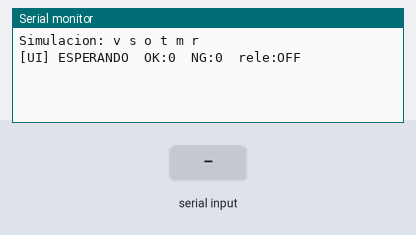
A sketch run on a simulated ESP32. Shown: the last lines printed to the serial monitor. The test bench sets the inputs (shaded band).

Above: at 1.2 s.
1.3 s: "s" received over Serial
At 1.8 s:
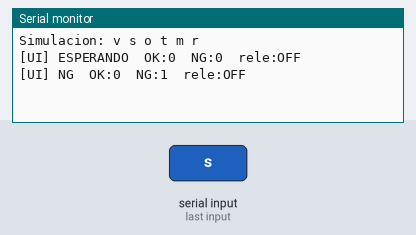
3.0 s: "r" received over Serial
At 4.1 s:
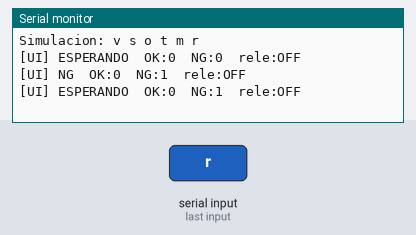

The sketch:

inspeccion_p4_unico.ino
```cpp
// VERSIÓN DE UN SOLO ARCHIVO: pegar completo en Arduino IDE. No necesita InspectionFSM.h/.cpp.

// ===================== MÁQUINA DE ESTADOS =====================
// Lógica del ciclo de inspección (sin dependencias de Arduino ni de ESP-IDF).
// Se puede compilar y probar en una PC. Ver docs/05-guia-programacion.md.
#include <stdint.h>

enum class Clase : uint8_t { NINGUNA = 0, VACIO, SIN_SOLD, SOLD_OK, TAPA_OK, TAPA_MAL };

enum class Estado : uint8_t {
  ESPERANDO,     // nido libre o esperando pieza; relé OFF (bloqueado)
  REVISANDO,     // evaluando soldadura
  DESBLOQUEADO,  // relé ON, pieza aún bajo la cámara
  EN_PRENSA,     // pieza retirada hacia la prensa
  VERIFICANDO,   // pieza regresó; evaluando tapa
  OK,            // ciclo correcto, espera retirar la pieza
  NG             // rechazo, bloqueado, espera reinicio de supervisor
};

enum class MotivoNG : uint8_t {
  NINGUNO = 0, SIN_SOLDADURA, TAPA_MAL, NO_REGRESO, PIEZA_INESPERADA, SOLDADURA_CAMBIO
};

struct Config {
  float    umbralConf   = 0.85f;   // confianza mínima para aceptar una clase
  uint8_t  nFrames      = 3;       // cuadros consecutivos iguales para dar por estable
  uint32_t tDesbloqMs   = 20000;   // tiempo máximo con el relé ON (a calibrar)
  uint32_t tRetornoMs   = 60000;   // plazo para que la pieza regrese (desde el desbloqueo)
};

class InspectionFSM {
 public:
  explicit InspectionFSM(const Config& c = Config()) : cfg_(c) {}

  // Llamar una vez por cuadro clasificado. now_ms: reloj en milisegundos.
  void update(uint32_t now_ms, Clase clase, float confianza);
  // Llamar periódicamente aunque no haya cuadro nuevo (vence tiempos).
  void tick(uint32_t now_ms);
  // Reinicio de supervisor tras un NG.
  void reinicioSupervisor();

  Estado   estado()  const { return estado_; }
  MotivoNG motivo()  const { return motivo_; }
  bool     relayOn() const { return relay_; }   // true = desbloqueado
  uint32_t contadorOK() const { return ok_; }
  uint32_t contadorNG() const { return ng_; }
  bool     exigeRetirarPieza() const { return needClear_; }

 private:
  Clase estable(Clase clase, float conf);   // devuelve NINGUNA si aún no es estable
  void  irNG(MotivoNG m);
  void  bloquear() { relay_ = false; }
  void  procesar(uint32_t now, Clase est);
  void  vencimientos(uint32_t now);

  Config   cfg_;
  Estado   estado_ = Estado::ESPERANDO;
  MotivoNG motivo_ = MotivoNG::NINGUNO;
  bool     relay_ = false;
  bool     needClear_ = false;   // hay que ver VACIO antes de aceptar otra pieza
  uint32_t t0_ = 0;              // instante del desbloqueo
  uint32_t ok_ = 0, ng_ = 0;
  Clase    cand_ = Clase::NINGUNA;
  uint8_t  candN_ = 0;
};


Clase InspectionFSM::estable(Clase clase, float conf) {
  if (clase == Clase::NINGUNA || conf < cfg_.umbralConf) {   // cuadro dudoso: reinicia la cuenta
    cand_ = Clase::NINGUNA; candN_ = 0; return Clase::NINGUNA;
  }
  if (clase == cand_) { if (candN_ < 255) candN_++; }
  else { cand_ = clase; candN_ = 1; }
  return (candN_ >= cfg_.nFrames) ? cand_ : Clase::NINGUNA;
}

void InspectionFSM::irNG(MotivoNG m) {
  bloquear();
  estado_ = Estado::NG;
  motivo_ = m;
  ng_++;
}

void InspectionFSM::vencimientos(uint32_t now) {
  uint32_t dt = now - t0_;   // seguro ante desborde de uint32
  if (estado_ == Estado::DESBLOQUEADO) {
    if (dt > cfg_.tDesbloqMs) { bloquear(); needClear_ = true; estado_ = Estado::ESPERANDO; }
  } else if (estado_ == Estado::EN_PRENSA) {
    if (dt > cfg_.tDesbloqMs) bloquear();                 // se vuelve a bloquear
    if (dt > cfg_.tRetornoMs) irNG(MotivoNG::NO_REGRESO); // la pieza no regresó
  }
}

void InspectionFSM::procesar(uint32_t now, Clase est) {
  switch (estado_) {
    case Estado::ESPERANDO:
      if (est == Clase::VACIO) { needClear_ = false; break; }
      if (est != Clase::NINGUNA && !needClear_) { estado_ = Estado::REVISANDO; procesar(now, est); }
      break;
    case Estado::REVISANDO:
      if (est == Clase::SOLD_OK) { relay_ = true; t0_ = now; estado_ = Estado::DESBLOQUEADO; }
      else if (est == Clase::SIN_SOLD) irNG(MotivoNG::SIN_SOLDADURA);
      else if (est == Clase::TAPA_OK || est == Clase::TAPA_MAL) irNG(MotivoNG::PIEZA_INESPERADA);
      else if (est == Clase::VACIO) estado_ = Estado::ESPERANDO;
      break;
    case Estado::DESBLOQUEADO:
      if (est == Clase::VACIO) estado_ = Estado::EN_PRENSA;           // la pieza se llevó a la prensa
      else if (est == Clase::SIN_SOLD) irNG(MotivoNG::SOLDADURA_CAMBIO);
      break;
    case Estado::EN_PRENSA:
      if (est != Clase::NINGUNA && est != Clase::VACIO) {            // la pieza regresó
        bloquear(); estado_ = Estado::VERIFICANDO; procesar(now, est);
      }
      break;
    case Estado::VERIFICANDO:
      if (est == Clase::TAPA_OK) { estado_ = Estado::OK; ok_++; motivo_ = MotivoNG::NINGUNO; }
      else if (est == Clase::TAPA_MAL || est == Clase::SOLD_OK) irNG(MotivoNG::TAPA_MAL);
      else if (est == Clase::SIN_SOLD) irNG(MotivoNG::SIN_SOLDADURA);
      break;
    case Estado::OK:
      if (est == Clase::VACIO) { estado_ = Estado::ESPERANDO; needClear_ = false; }
      break;
    case Estado::NG:
      break;   // solo el reinicio de supervisor sale de NG
  }
}

void InspectionFSM::update(uint32_t now_ms, Clase clase, float confianza) {
  vencimientos(now_ms);
  procesar(now_ms, estable(clase, confianza));
}

void InspectionFSM::tick(uint32_t now_ms) { vencimientos(now_ms); }

void InspectionFSM::reinicioSupervisor() {
  if (estado_ != Estado::NG) return;
  bloquear(); estado_ = Estado::ESPERANDO; motivo_ = MotivoNG::NINGUNO;
  needClear_ = true;                     // retirar la pieza rechazada
  cand_ = Clase::NINGUNA; candN_ = 0;
}

// ===================== SKETCH =====================
// Esqueleto para ESP32-P4 7B (Arduino-ESP32 3.3.11, placa "ESP32P4 Dev Module", PSRAM habilitada).
// QUÉ HACE: usa la máquina de estados de InspectionFSM y maneja el relé.
// QUÉ NO HACE TODAVÍA: dibujar en la pantalla ni leer la cámara ni clasificar.
//   - Pantalla/táctil: copiar de los ejemplos Arduino de Waveshare e implementar mostrarUI().
//   - Cámara + modelo: ver docs/05-guia-programacion.md (la cámara USB UVC se resuelve con ESP-IDF).
// MODO SIMULACIÓN: por el monitor serie escribe una letra para simular la clase detectada:
//   v=vacio  s=sin_sold  o=sold_ok  t=tapa_ok  m=tapa_mal  r=reinicio de supervisor

// ---- AJUSTAR ----
static const int  PIN_RELE        = -1;     // GPIO libre del conector PH2.0 (POR DEFINIR en el esquemático)
static const bool RELE_ACTIVO_ALTO = true;  // módulo con puente en H (alto)
// -----------------

static Config cfg;                           // valores por defecto de InspectionFSM.h
static InspectionFSM fsm(cfg);
static Clase claseSim = Clase::VACIO;
static bool  relePrevio = false;

static void escribirRele(bool desbloquear) {
  if (PIN_RELE < 0) return;
  digitalWrite(PIN_RELE, (desbloquear == RELE_ACTIVO_ALTO) ? HIGH : LOW);
}

static const char* nombreEstado(Estado e) {
  switch (e) {
    case Estado::ESPERANDO:    return "ESPERANDO";
    case Estado::REVISANDO:    return "REVISANDO";
    case Estado::DESBLOQUEADO: return "DESBLOQUEADO";
    case Estado::EN_PRENSA:    return "EN PRENSA";
    case Estado::VERIFICANDO:  return "VERIFICANDO";
    case Estado::OK:           return "OK";
    default:                   return "NG";
  }
}

// Sustituir por LVGL / el código de pantalla de Waveshare: franja de estado, video, contadores.
static void mostrarUI() {
  static Estado previo = Estado::NG; static bool primera = true;
  if (primera || fsm.estado() != previo) {
    primera = false; previo = fsm.estado();
    Serial.printf("[UI] %s  OK:%u  NG:%u  rele:%s\n", nombreEstado(fsm.estado()),
                  (unsigned)fsm.contadorOK(), (unsigned)fsm.contadorNG(), fsm.relayOn() ? "ON" : "OFF");
  }
}

void setup() {
  Serial.begin(115200);
  if (PIN_RELE >= 0) { escribirRele(false); pinMode(PIN_RELE, OUTPUT); escribirRele(false); }  // bloqueado desde el arranque
  Serial.println("Simulacion: v s o t m r");
}

void loop() {
  while (Serial.available()) {
    char c = Serial.read();
    if (c == 'v') claseSim = Clase::VACIO;
    else if (c == 's') claseSim = Clase::SIN_SOLD;
    else if (c == 'o') claseSim = Clase::SOLD_OK;
    else if (c == 't') claseSim = Clase::TAPA_OK;
    else if (c == 'm') claseSim = Clase::TAPA_MAL;
    else if (c == 'r') fsm.reinicioSupervisor();
  }
  // Aquí irá: clase = clasificar(frame_de_la_camara); por ahora se usa la clase simulada.
  static uint32_t ultimo = 0;
  uint32_t ahora = millis();
  if (ahora - ultimo >= 100) {            // ~10 cuadros por segundo simulados
    ultimo = ahora;
    fsm.update(ahora, claseSim, 0.99f);
  }
  if (fsm.relayOn() != relePrevio) { relePrevio = fsm.relayOn(); escribirRele(relePrevio); }
  mostrarUI();
}
```

Measured:
- after the input at 1.3 s, the serial monitor: prints a new line after 0.20 s (image 1)
- after the input at 3.0 s, the serial monitor: prints a new line at once (image 2)
